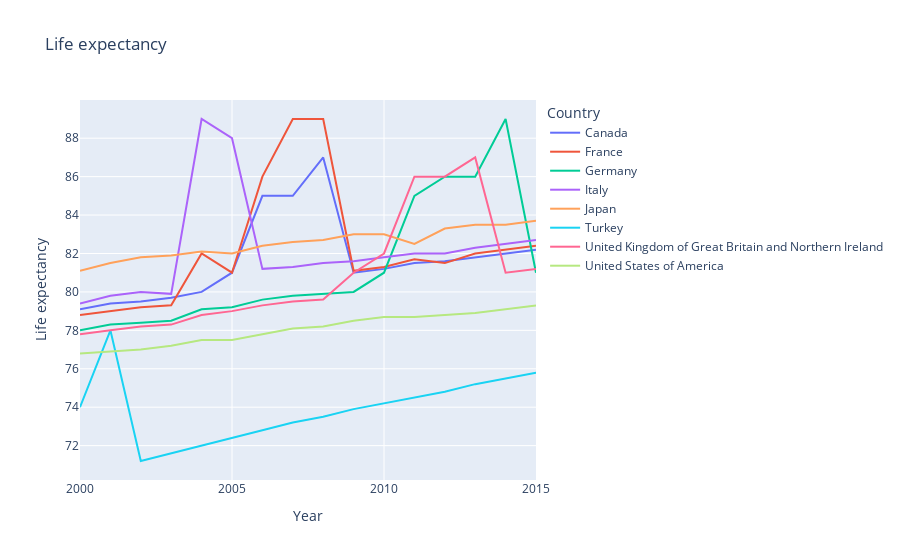
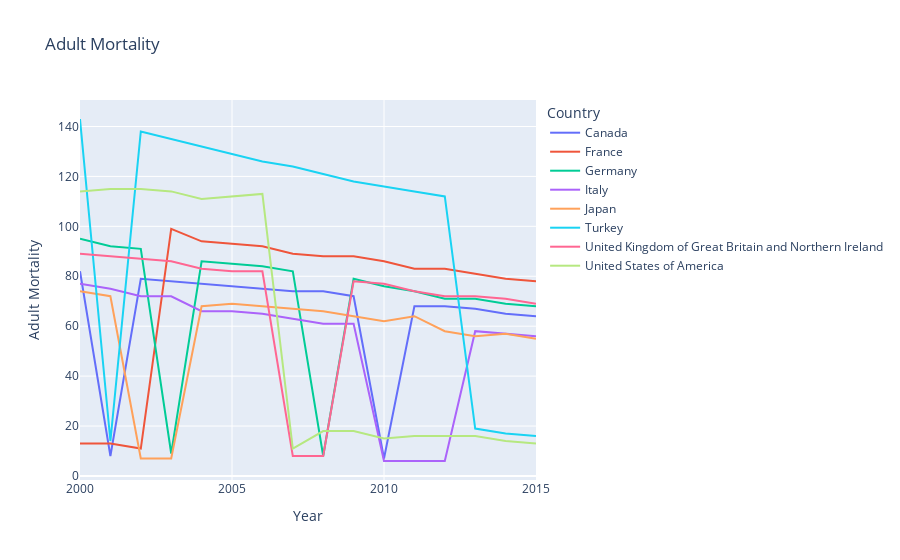

The code cell stored with these charts, in order, in its notebook:
### Code cell
fig = px.line(df3, x="Year", y="Life expectancy", title='Life expectancy', color='Country')
fig.show()
fig = px.line(df3, x="Year", y="Adult Mortality", title='Adult Mortality', color='Country')
fig.show()

### Figure 1 — Plotly figure (JSON) as saved in the notebook; plotly's stock layout.template omitted (floating-point values rounded to 4 significant figures)
{"data": [{"hovertemplate": "Country=Canada<br>Year=%{x}<br>Life expectancy=%{y}<extra></extra>", "legendgroup": "Canada", "line": {"color": "#636efa", "dash": "solid"}, "mode": "lines", "name": "Canada", "orientation": "v", "showlegend": true, "type": "scatter", "x": [2015, 2014, 2013, 2012, 2011, 2010, 2009, 2008, 2007, 2006, 2005, 2004, 2003, 2002, 2001, 2000], "xaxis": "x", "y": [82.2, 82, 81.8, 81.6, 81.5, 81.2, 81, 87, 85, 85, 81, 80, 79.7, 79.5, 79.4, 79.1], "yaxis": "y"}, {"hovertemplate": "Country=France<br>Year=%{x}<br>Life expectancy=%{y}<extra></extra>", "legendgroup": "France", "line": {"color": "#EF553B", "dash": "solid"}, "mode": "lines", "name": "France", "orientation": "v", "showlegend": true, "type": "scatter", "x": [2015, 2014, 2013, 2012, 2011, 2010, 2009, 2008, 2007, 2006, 2005, 2004, 2003, 2002, 2001, 2000], "xaxis": "x", "y": [82.4, 82.2, 82, 81.5, 81.7, 81.3, 81.1, 89, 89, 86, 81, 82, 79.3, 79.2, 79, 78.8], "yaxis": "y"}, {"hovertemplate": "Country=Germany<br>Year=%{x}<br>Life expectancy=%{y}<extra></extra>", "legendgroup": "Germany", "line": {"color": "#00cc96", "dash": "solid"}, "mode": "lines", "name": "Germany", "orientation": "v", "showlegend": true, "type": "scatter", "x": [2015, 2014, 2013, 2012, 2011, 2010, 2009, 2008, 2007, 2006, 2005, 2004, 2003, 2002, 2001, 2000], "xaxis": "x", "y": [81, 89, 86, 86, 85, 81, 80, 79.9, 79.8, 79.6, 79.2, 79.1, 78.5, 78.4, 78.3, 78], "yaxis": "y"}, {"hovertemplate": "Country=Italy<br>Year=%{x}<br>Life expectancy=%{y}<extra></extra>", "legendgroup": "Italy", "line": {"color": "#ab63fa", "dash": "solid"}, "mode": "lines", "name": "Italy", "orientation": "v", "showlegend": true, "type": "scatter", "x": [2015, 2014, 2013, 2012, 2011, 2010, 2009, 2008, 2007, 2006, 2005, 2004, 2003, 2002, 2001, 2000], "xaxis": "x", "y": [82.7, 82.5, 82.3, 82, 82, 81.8, 81.6, 81.5, 81.3, 81.2, 88, 89, 79.9, 80, 79.8, 79.4], "yaxis": "y"}, {"hovertemplate": "Country=Japan<br>Year=%{x}<br>Life expectancy=%{y}<extra></extra>", "legendgroup": "Japan", "line": {"color": "#FFA15A", "dash": "solid"}, "mode": "lines", "name": "Japan", "orientation": "v", "showlegend": true, "type": "scatter", "x": [2015, 2014, 2013, 2012, 2011, 2010, 2009, 2008, 2007, 2006, 2005, 2004, 2003, 2002, 2001, 2000], "xaxis": "x", "y": [83.7, 83.5, 83.5, 83.3, 82.5, 83, 83, 82.7, 82.6, 82.4, 82, 82.1, 81.9, 81.8, 81.5, 81.1], "yaxis": "y"}, {"hovertemplate": "Country=Turkey<br>Year=%{x}<br>Life expectancy=%{y}<extra></extra>", "legendgroup": "Turkey", "line": {"color": "#19d3f3", "dash": "solid"}, "mode": "lines", "name": "Turkey", "orientation": "v", "showlegend": true, "type": "scatter", "x": [2015, 2014, 2013, 2012, 2011, 2010, 2009, 2008, 2007, 2006, 2005, 2004, 2003, 2002, 2001, 2000], "xaxis": "x", "y": [75.8, 75.5, 75.2, 74.8, 74.5, 74.2, 73.9, 73.5, 73.2, 72.8, 72.4, 72, 71.6, 71.2, 78, 74], "yaxis": "y"}, {"hovertemplate": "Country=United Kingdom of Great Britain and Northern Ireland<br>Year=%{x}<br>Life expectancy=%{y}<extra></extra>", "legendgroup": "United Kingdom of Great Britain and Northern Ireland", "line": {"color": "#FF6692", "dash": "solid"}, "mode": "lines", "name": "United Kingdom of Great Britain and Northern Ireland", "orientation": "v", "showlegend": true, "type": "scatter", "x": [2015, 2014, 2013, 2012, 2011, 2010, 2009, 2008, 2007, 2006, 2005, 2004, 2003, 2002, 2001, 2000], "xaxis": "x", "y": [81.2, 81, 87, 86, 86, 82, 81, 79.6, 79.5, 79.3, 79, 78.8, 78.3, 78.2, 78, 77.8], "yaxis": "y"}, {"hovertemplate": "Country=United States of America<br>Year=%{x}<br>Life expectancy=%{y}<extra></extra>", "legendgroup": "United States of America", "line": {"color": "#B6E880", "dash": "solid"}, "mode": "lines", "name": "United States of America", "orientation": "v", "showlegend": true, "type": "scatter", "x": [2015, 2014, 2013, 2012, 2011, 2010, 2009, 2008, 2007, 2006, 2005, 2004, 2003, 2002, 2001, 2000], "xaxis": "x", "y": [79.3, 79.1, 78.9, 78.8, 78.7, 78.7, 78.5, 78.2, 78.1, 77.8, 77.5, 77.5, 77.2, 77, 76.9, 76.8], "yaxis": "y"}], "layout": {"legend": {"title": {"text": "Country"}, "tracegroupgap": 0}, "title": {"text": "Life expectancy"}, "xaxis": {"anchor": "y", "domain": [0, 1], "title": {"text": "Year"}}, "yaxis": {"anchor": "x", "domain": [0, 1], "title": {"text": "Life expectancy"}}}}

### Figure 2 — Plotly figure (JSON) as saved in the notebook; plotly's stock layout.template omitted (floating-point values rounded to 4 significant figures)
{"data": [{"hovertemplate": "Country=Canada<br>Year=%{x}<br>Adult Mortality=%{y}<extra></extra>", "legendgroup": "Canada", "line": {"color": "#636efa", "dash": "solid"}, "mode": "lines", "name": "Canada", "orientation": "v", "showlegend": true, "type": "scatter", "x": [2015, 2014, 2013, 2012, 2011, 2010, 2009, 2008, 2007, 2006, 2005, 2004, 2003, 2002, 2001, 2000], "xaxis": "x", "y": [64, 65, 67, 68, 68, 7, 72, 74, 74, 75, 76, 77, 78, 79, 8, 82], "yaxis": "y"}, {"hovertemplate": "Country=France<br>Year=%{x}<br>Adult Mortality=%{y}<extra></extra>", "legendgroup": "France", "line": {"color": "#EF553B", "dash": "solid"}, "mode": "lines", "name": "France", "orientation": "v", "showlegend": true, "type": "scatter", "x": [2015, 2014, 2013, 2012, 2011, 2010, 2009, 2008, 2007, 2006, 2005, 2004, 2003, 2002, 2001, 2000], "xaxis": "x", "y": [78, 79, 81, 83, 83, 86, 88, 88, 89, 92, 93, 94, 99, 11, 13, 13], "yaxis": "y"}, {"hovertemplate": "Country=Germany<br>Year=%{x}<br>Adult Mortality=%{y}<extra></extra>", "legendgroup": "Germany", "line": {"color": "#00cc96", "dash": "solid"}, "mode": "lines", "name": "Germany", "orientation": "v", "showlegend": true, "type": "scatter", "x": [2015, 2014, 2013, 2012, 2011, 2010, 2009, 2008, 2007, 2006, 2005, 2004, 2003, 2002, 2001, 2000], "xaxis": "x", "y": [68, 69, 71, 71, 74, 76, 79, 8, 82, 84, 85, 86, 9, 91, 92, 95], "yaxis": "y"}, {"hovertemplate": "Country=Italy<br>Year=%{x}<br>Adult Mortality=%{y}<extra></extra>", "legendgroup": "Italy", "line": {"color": "#ab63fa", "dash": "solid"}, "mode": "lines", "name": "Italy", "orientation": "v", "showlegend": true, "type": "scatter", "x": [2015, 2014, 2013, 2012, 2011, 2010, 2009, 2008, 2007, 2006, 2005, 2004, 2003, 2002, 2001, 2000], "xaxis": "x", "y": [56, 57, 58, 6, 6, 6, 61, 61, 63, 65, 66, 66, 72, 72, 75, 77], "yaxis": "y"}, {"hovertemplate": "Country=Japan<br>Year=%{x}<br>Adult Mortality=%{y}<extra></extra>", "legendgroup": "Japan", "line": {"color": "#FFA15A", "dash": "solid"}, "mode": "lines", "name": "Japan", "orientation": "v", "showlegend": true, "type": "scatter", "x": [2015, 2014, 2013, 2012, 2011, 2010, 2009, 2008, 2007, 2006, 2005, 2004, 2003, 2002, 2001, 2000], "xaxis": "x", "y": [55, 57, 56, 58, 64, 62, 64, 66, 67, 68, 69, 68, 7, 7, 72, 74], "yaxis": "y"}, {"hovertemplate": "Country=Turkey<br>Year=%{x}<br>Adult Mortality=%{y}<extra></extra>", "legendgroup": "Turkey", "line": {"color": "#19d3f3", "dash": "solid"}, "mode": "lines", "name": "Turkey", "orientation": "v", "showlegend": true, "type": "scatter", "x": [2015, 2014, 2013, 2012, 2011, 2010, 2009, 2008, 2007, 2006, 2005, 2004, 2003, 2002, 2001, 2000], "xaxis": "x", "y": [16, 17, 19, 112, 114, 116, 118, 121, 124, 126, 129, 132, 135, 138, 14, 143], "yaxis": "y"}, {"hovertemplate": "Country=United Kingdom of Great Britain and Northern Ireland<br>Year=%{x}<br>Adult Mortality=%{y}<extra></extra>", "legendgroup": "United Kingdom of Great Britain and Northern Ireland", "line": {"color": "#FF6692", "dash": "solid"}, "mode": "lines", "name": "United Kingdom of Great Britain and Northern Ireland", "orientation": "v", "showlegend": true, "type": "scatter", "x": [2015, 2014, 2013, 2012, 2011, 2010, 2009, 2008, 2007, 2006, 2005, 2004, 2003, 2002, 2001, 2000], "xaxis": "x", "y": [69, 71, 72, 72, 74, 77, 78, 8, 8, 82, 82, 83, 86, 87, 88, 89], "yaxis": "y"}, {"hovertemplate": "Country=United States of America<br>Year=%{x}<br>Adult Mortality=%{y}<extra></extra>", "legendgroup": "United States of America", "line": {"color": "#B6E880", "dash": "solid"}, "mode": "lines", "name": "United States of America", "orientation": "v", "showlegend": true, "type": "scatter", "x": [2015, 2014, 2013, 2012, 2011, 2010, 2009, 2008, 2007, 2006, 2005, 2004, 2003, 2002, 2001, 2000], "xaxis": "x", "y": [13, 14, 16, 16, 16, 15, 18, 18, 11, 113, 112, 111, 114, 115, 115, 114], "yaxis": "y"}], "layout": {"legend": {"title": {"text": "Country"}, "tracegroupgap": 0}, "title": {"text": "Adult Mortality"}, "xaxis": {"anchor": "y", "domain": [0, 1], "title": {"text": "Year"}}, "yaxis": {"anchor": "x", "domain": [0, 1], "title": {"text": "Adult Mortality"}}}}
